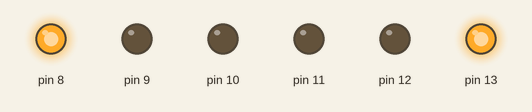
This sketch was run on a simulated Arduino Uno, built with avr-gcc and run on an emulated ATmega328P. Parts: output pins drawn as LEDs (lit = HIGH).

Above: at 2.5 s.
At 5.7 s:
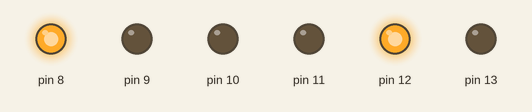
At 9.0 s:
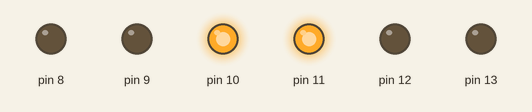
At 12.2 s:
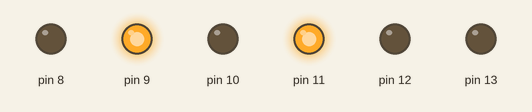
Timing chart, 0 to 16.9 s (numbered marks = the images above):
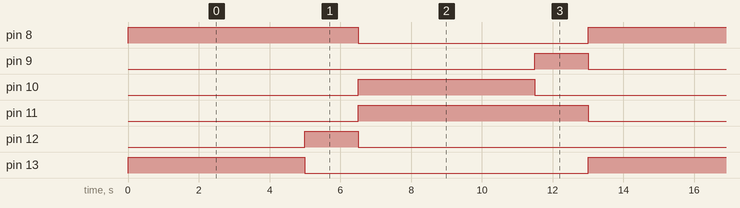

Measured:
- by itself, pin 8, pin 11: alternates HIGH for 6.5 s and LOW for 6.5 s
- by itself, pin 9, pin 12: alternates HIGH for 1.5 s and LOW for 11.5 s
- by itself, pin 10, pin 13: alternates HIGH for 5.0 s and LOW for 8.0 s

The sketch:

Semaforo.ino
```cpp
// the setup function runs once when you press reset or power the board
void setup() {
  // initialize digital pin LED_BUILTIN as an output.
  pinMode(13, OUTPUT);
  pinMode(12, OUTPUT);
  pinMode(11, OUTPUT);
  pinMode(10, OUTPUT);
  pinMode(9, OUTPUT);
  pinMode(8, OUTPUT);
}

// the loop function runs over and over again forever
void loop() {
  digitalWrite(9, LOW);
  digitalWrite(11, LOW);
  digitalWrite(8, HIGH);
  digitalWrite(13, HIGH);
  delay(5000);
  digitalWrite(13, LOW);
  digitalWrite(12, HIGH);
  delay(1500);
  digitalWrite(12, LOW);
  digitalWrite(8, LOW);
  digitalWrite(10, HIGH);
  digitalWrite(11, HIGH);
  delay(5000);
  digitalWrite(9, HIGH);
  digitalWrite(10, LOW);
  delay(1500);
}
```
